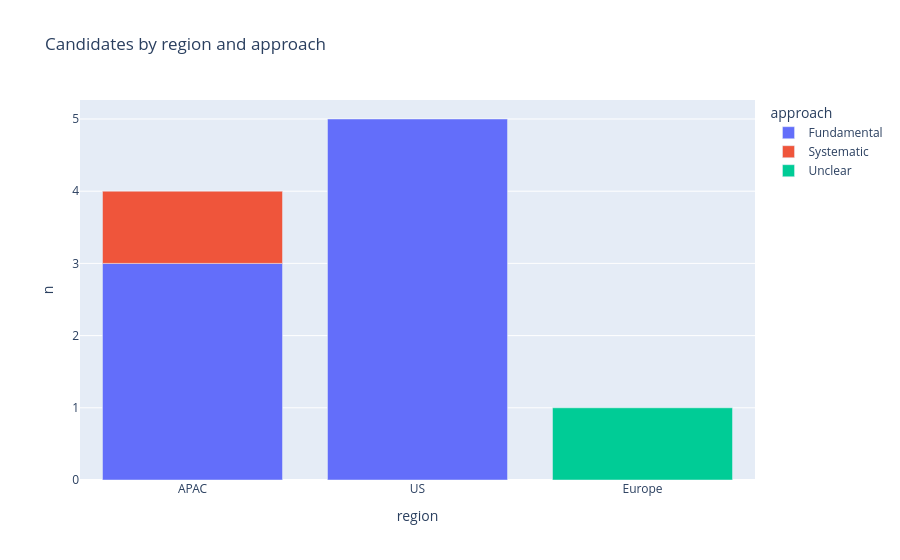
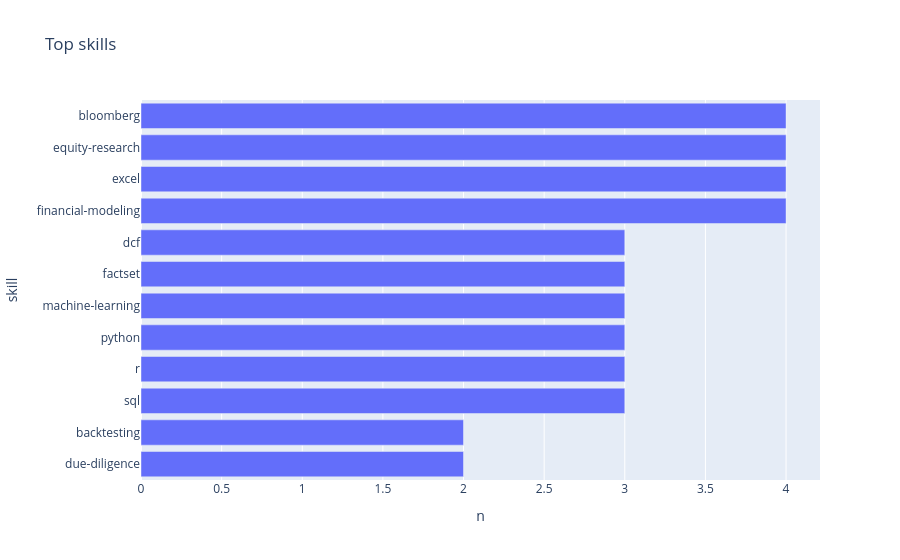

The notebook cell these images were saved under, in order:
### Markdown cell above
### Insights

Two of the charts from the Insights page. The tables print the same numbers, so the cell still reads where plots do not render.

### Code cell
import plotly.express as px
import plotly.io as pio

pio.renderers.default = "plotly_mimetype"  # JSON payload only: no 3 MB plotly.js bundle per figure


def q(sql: str) -> pd.DataFrame:
    return pd.read_sql(sql, conn)


by_region = q("SELECT COALESCE(current_region, '?') AS region, investment_approach AS approach, COUNT(*) AS n "
              "FROM candidates GROUP BY 1, 2")
skills = q("SELECT skill, COUNT(DISTINCT candidate_id) AS n FROM candidate_skills "
           "GROUP BY 1 ORDER BY n DESC, skill LIMIT 12")
print("Candidates by region and approach")
print(by_region.pivot(index="region", columns="approach", values="n").fillna(0).astype(int))
print("\nTop skills (candidates)")
print(skills.to_string(index=False))
px.bar(by_region, x="region", y="n", color="approach", title="Candidates by region and approach").show()
fig = px.bar(skills, x="n", y="skill", orientation="h", title="Top skills")
fig.update_yaxes(autorange="reversed")
fig.show()

### Figure 1 — Plotly figure (JSON) as saved in the notebook; plotly's stock layout.template omitted (floating-point values rounded to 4 significant figures)
{"data": [{"hovertemplate": "approach=Fundamental<br>region=%{x}<br>n=%{y}<extra></extra>", "legendgroup": "Fundamental", "marker": {"color": "#636efa", "pattern": {"shape": ""}}, "name": "Fundamental", "orientation": "v", "showlegend": true, "textposition": "auto", "type": "bar", "x": ["APAC", "US"], "xaxis": "x", "y": [3, 5], "yaxis": "y"}, {"hovertemplate": "approach=Systematic<br>region=%{x}<br>n=%{y}<extra></extra>", "legendgroup": "Systematic", "marker": {"color": "#EF553B", "pattern": {"shape": ""}}, "name": "Systematic", "orientation": "v", "showlegend": true, "textposition": "auto", "type": "bar", "x": ["APAC"], "xaxis": "x", "y": [1], "yaxis": "y"}, {"hovertemplate": "approach=Unclear<br>region=%{x}<br>n=%{y}<extra></extra>", "legendgroup": "Unclear", "marker": {"color": "#00cc96", "pattern": {"shape": ""}}, "name": "Unclear", "orientation": "v", "showlegend": true, "textposition": "auto", "type": "bar", "x": ["Europe"], "xaxis": "x", "y": [1], "yaxis": "y"}], "layout": {"barmode": "relative", "legend": {"title": {"text": "approach"}, "tracegroupgap": 0}, "title": {"text": "Candidates by region and approach"}, "xaxis": {"anchor": "y", "domain": [0.0, 1.0], "title": {"text": "region"}}, "yaxis": {"anchor": "x", "domain": [0.0, 1.0], "title": {"text": "n"}}}}

### Figure 2 — Plotly figure (JSON) as saved in the notebook; plotly's stock layout.template omitted (floating-point values rounded to 4 significant figures)
{"data": [{"hovertemplate": "n=%{x}<br>skill=%{y}<extra></extra>", "legendgroup": "", "marker": {"color": "#636efa", "pattern": {"shape": ""}}, "name": "", "orientation": "h", "showlegend": false, "textposition": "auto", "type": "bar", "x": [4, 4, 4, 4, 3, 3, 3, 3, 3, 3, 2, 2], "xaxis": "x", "y": ["bloomberg", "equity-research", "excel", "financial-modeling", "dcf", "factset", "machine-learning", "python", "r", "sql", "backtesting", "due-diligence"], "yaxis": "y"}], "layout": {"barmode": "relative", "legend": {"tracegroupgap": 0}, "title": {"text": "Top skills"}, "xaxis": {"anchor": "y", "domain": [0.0, 1.0], "title": {"text": "n"}}, "yaxis": {"anchor": "x", "autorange": "reversed", "domain": [0.0, 1.0], "title": {"text": "skill"}}}}
